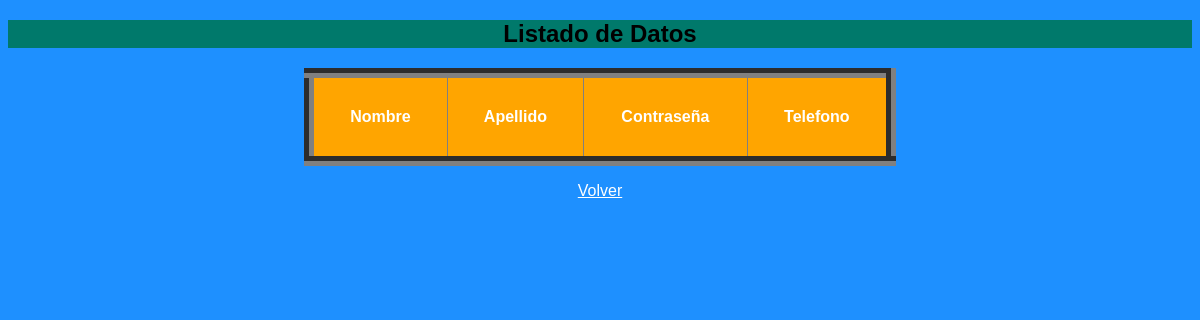
The app's page /Proyecto/Paginadealumno/mostraralumno.php, older data.
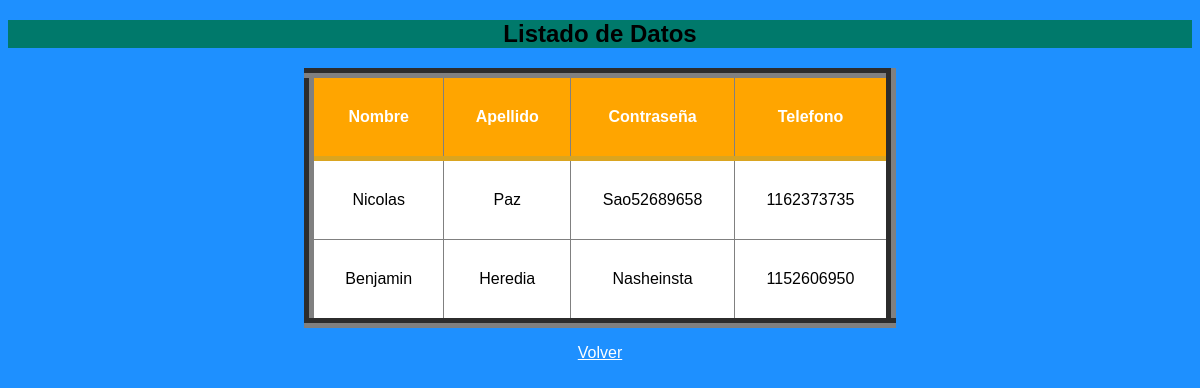
The same page, newer data.
### tables this page shows
CREATE TABLE `alumnos` (
  `Nombre` varchar(50) NOT NULL,
  `Apellido` varchar(25) NOT NULL,
  `Contraseña` varchar(50) NOT NULL,
  `Telefono` int(20) NOT NULL
);

### Proyecto/Paginadealumno/most.php (called while the page is built, shortened)
<?php
require('conn.php');
$consulta = "SELECT * FROM alumnos";
$query = mysqli_query($conni,$consulta);
 ?>

### Proyecto/Paginadealumno/mostraralumno.php (the view, shortened to what this page needs)
<?php
require('most.php');
 ?>
 <!DOCTYPE html>
 <html>
 <head>
 	<link rel="stylesheet" href="tabla.css">
 </head>
 <body>
 	<nav style="background-color:#00796b">
		<center>
			<h1>Listado de Datos</h1>
		</center>
	</nav>
	<center>
		<table border="10">
			<thead>
				<tr>
					<th>Nombre</th>
					<th>Apellido</th>
					<th>Contraseña</th>
					<th>Telefono</th>
				</tr>
			</thead>
			<tbody>
			<?php
			foreach ($query as $row){ ?>
				<tr>
					<td><?php echo $row['Nombre']; ?></td>
					<td><?php echo $row['Apellido']; ?></td>
					<td><?php echo $row['Contraseña']; ?></td>
					<td><?php echo $row['Telefono']; ?></td>
			</tbody>
			<?php
			}
			?>
		</table>
 </body>
 <footer>
 	<p><a href="Alumno.html" style="color: white">Volver</a></p>
 </footer>
 </html>

### Proyecto/Paginadealumno/tabla.css (style rules this page uses)
body { background-color: DodgerBlue; font-family: Arial; }
table { background-color: white; text-align: center; border-collapse: collapse; width: 50%; }
th, td { padding: 30px; }
thead { background-color: orange; border-bottom: solid 5px #DAA520; color: white; }

Row changes from the older to the newer data that the page shows:
added alumnos: Nombre "Nicolas", Apellido "Paz", Contraseña "Sao52689658", Telefono "1162373735"
added alumnos: Nombre "Benjamin", Apellido "Heredia", Contraseña "Nasheinsta", Telefono "1152606950"
